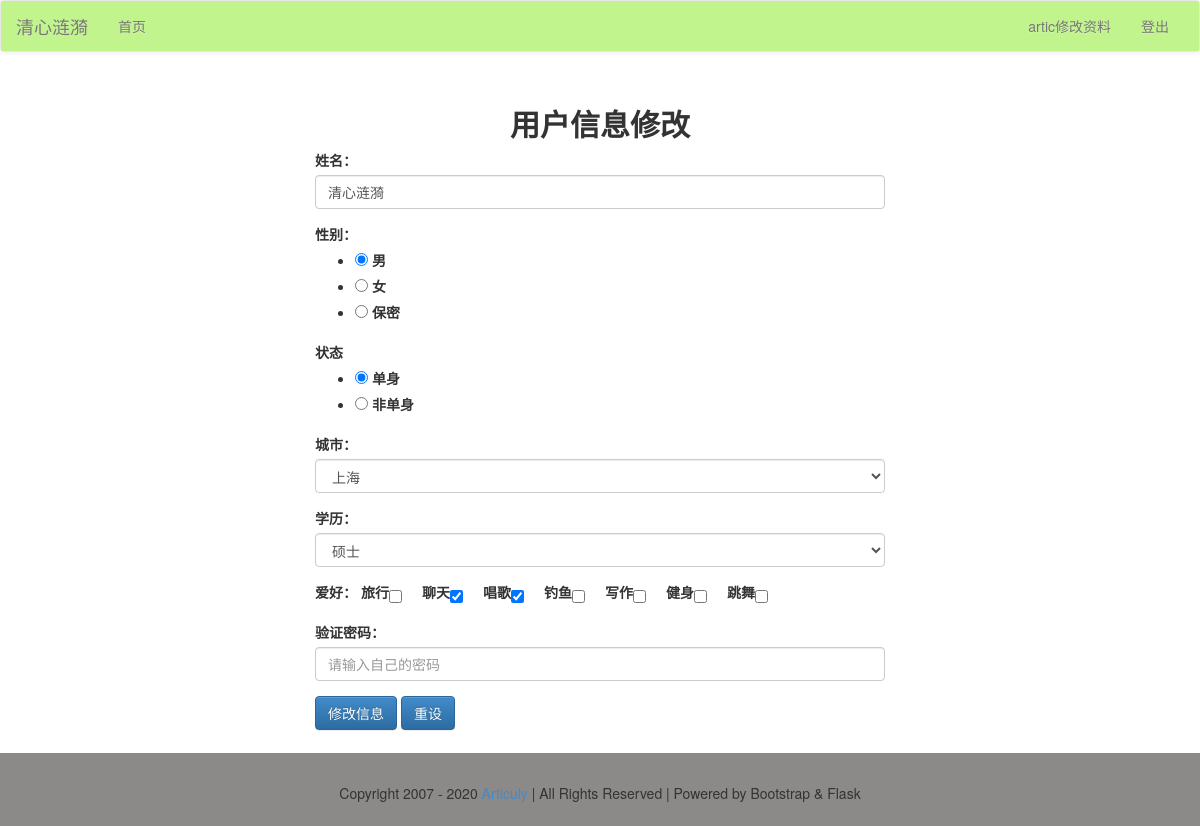
/user/edit_info/ (signed in), run on the app's committed database.
### models.py (models this page shows, shortened)
class User(db.Model):
    id = db.Column(db.Integer, primary_key=True,autoincrement=True)
    realname = db.Column(db.String)
    username = db.Column(db.String, unique=True)
    password = db.Column(db.String)
    sex = db.Column(db.Integer)
    city = db.Column(db.String)
    education = db.Column(db.String)
    hobby = db.Column(db.String)
    is_single = db.Column(db.Integer)
    message = db.relationship('Message')

### views/users.py (the view)
@user_app.route("/edit_info/", methods=['get', 'post'])
@login_required
def edit_info():
    message = None
    form = EditInfoForm()
    user = User.query.filter_by(username=session['user']).one()
    if form.validate_on_submit():
        user.realname = form.data['realname']
        user.sex = form.data['sex']
        user.is_single = form.data['is_single']
        user.city = form.data['city']
        user.education = form.data['education']
        user.hobby = ', '.join(form.data['hobby'])
        password = form.data['password']
        if user.validate_password(password):
            try:
                db.session.commit()
                message = '修改成功'
            except Exception as e:
                print(str(e))
                message = '后台发生错误'
        else:
            message = '用户名与密码不匹配'
    elif form.errors:
        print(form.errors)
        message = '表单发生错误'
    else:
        form.realname.data = user.realname
        form.sex.data = user.sex
        form.is_single.data = user.is_single
        form.city.data = user.city
        form.education.data = user.education
        form.hobby.data = user.hobby
    return render_template("user/edit_info.html", message=message, user=user, form=form)

### app.py (called while the page is built)
@app.context_processor
def account():
    username = session.get('user')
    return {'username': username, 'userList': userList}

### libs.py (called while the page is built)
def login_required(func):
    @wraps(func)
    def decorator_nest(*args, **kwargs):
        if not 'user' in session:
            return redirect(url_for('login'))
        else:
            print(func)
            return func(*args, **kwargs)
    return decorator_nest

### templates/user/edit_info.html (shortened to what this page needs)
{% extends "base.html" %}
{% block content %}
    <div class="container-fluid">
        <div class="row">
            <div class="main col-lg-6 col-lg-offset-3 col-md-8 col-md-offset-2 col-sm-10 col-sm-offset-1 col-xs-12">
                <h2 class="text-center"><b>用户信息修改</b></h2>
                <div class="body">
                    <form action="" method="post">
                        {% for field in form %}
                            {% if field.widget.input_type!='hidden' %}
                                <div class="form-group">
                                    {{ field.label }}
                                    {{ field }}
                                </div>
                            {% else %}
                                {{ field }}
                            {% endif %}
                        {% endfor %}
                        <div class="form-group">
                            <input class="btn btn-primary" type="submit" name="submit" id="btn1" value="修改信息"/>
                            <input class="btn btn-primary" type="reset" name="reset" id="btn2" value="重设"/>
                        </div>
                    </form>
                </div>
            </div>
        </div>
    </div>
{% endblock %}

### templates/base.html (shortened to what this page needs)
<!DOCTYPE html>
<html lang="zh">
{% block head %}
    <head>
        <link rel="stylesheet" type="text/css" href="{{ url_for("static", filename="css/bootstrap.css") }}"/>
        <link rel="stylesheet" type="text/css" href="{{ url_for("static", filename="css/bootstrap-theme.css") }}"/>
    </head>
{% endblock %}
<body>
{% block nav %}
    <nav class="navbar navbar-default">
        <div class="container-fluid" style="background-color: #C1F48C;">
            <div class="navbar-header">
                <a class="navbar-brand" href="#">清心涟漪</a>
            </div>
            <div class="collapse navbar-collapse" id="bs-example-navbar-collapse-1">
                <ul class="nav navbar-nav">
                    <li><a href="/">首页</a></li>
                </ul>
                <ul class="nav navbar-nav navbar-right">
                    {% if not username %}
                        <li><a href="{{ url_for("login") }}">登陆</a></li>
                        <li><a href="{{ url_for("user_app.register") }}">注册</a></li>
                    {% else %}
                        <li><a href="{{ url_for("user_app.edit_info") }}">{{ username }}修改资料</a></li>
                        <li><a href="{{ url_for("logout") }}">登出</a></li>
                    {% endif %}
                </ul>
            </div>
        </div>
    </nav>
{% endblock %}
{% block content %}{% endblock %}
{% block footer %}
    <footer>
        <div class="container-fluid">
            <div class="row">
                <div class="col-lg-12 col-md-12 col-sm-12 col-xs-12">
                    Copyright 2007 - 2020 <a href="https://articuly.com" target="_blank">Articuly</a> | All Rights
                    Reserved | Powered by Bootstrap & Flask
                </div>
            </div>
        </div>
    </footer>
{% endblock %}
</body>
</html>

### data on the page
User: username "artic", form "清心涟漪" "☑ 男 ☐ 女 ☐ 保密" "☑ 单身 ☐ 非单身" "上海" "硕士", label "爱好：", hobby "☐ ☑ ☑ ☐ ☐ ☐ ☐"

### other printed values
{{ field.label }} "姓名：" "性别：" "状态" "城市：" "学历：" "验证密码："
